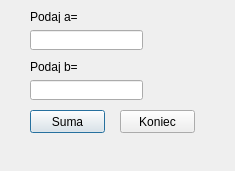
<?xml version="1.0" encoding="UTF-8"?>
<ui version="4.0">
 <class>Dialog</class>
 <widget class="QDialog" name="Dialog">
  <property name="geometry">
   <rect>
    <x>0</x>
    <y>0</y>
    <width>235</width>
    <height>171</height>
   </rect>
  </property>
  <property name="windowTitle">
   <string>Dialog</string>
  </property>
  <widget class="QLineEdit" name="lineEdit1">
   <property name="geometry">
    <rect>
     <x>30</x>
     <y>30</y>
     <width>113</width>
     <height>20</height>
    </rect>
   </property>
   <property name="text">
    <string/>
   </property>
  </widget>
  <widget class="QLineEdit" name="lineEdit2">
   <property name="geometry">
    <rect>
     <x>30</x>
     <y>80</y>
     <width>113</width>
     <height>20</height>
    </rect>
   </property>
  </widget>
  <widget class="QPushButton" name="pushButton1">
   <property name="geometry">
    <rect>
     <x>30</x>
     <y>110</y>
     <width>75</width>
     <height>23</height>
    </rect>
   </property>
   <property name="text">
    <string>Suma</string>
   </property>
  </widget>
  <widget class="QPushButton" name="pushButton2">
   <property name="geometry">
    <rect>
     <x>120</x>
     <y>110</y>
     <width>75</width>
     <height>23</height>
    </rect>
   </property>
   <property name="text">
    <string>Koniec</string>
   </property>
  </widget>
  <widget class="QLabel" name="label">
   <property name="geometry">
    <rect>
     <x>30</x>
     <y>10</y>
     <width>47</width>
     <height>13</height>
    </rect>
   </property>
   <property name="text">
    <string>Podaj a=</string>
   </property>
  </widget>
  <widget class="QLabel" name="label_2">
   <property name="geometry">
    <rect>
     <x>30</x>
     <y>60</y>
     <width>47</width>
     <height>13</height>
    </rect>
   </property>
   <property name="text">
    <string>Podaj b=</string>
   </property>
  </widget>
  <widget class="QLabel" name="label_3">
   <property name="geometry">
    <rect>
     <x>30</x>
     <y>140</y>
     <width>161</width>
     <height>16</height>
    </rect>
   </property>
   <property name="text">
    <string/>
   </property>
  </widget>
 </widget>
 <resources/>
 <connections>
  <connection>
   <sender>pushButton2</sender>
   <signal>clicked()</signal>
   <receiver>Dialog</receiver>
   <slot>close()</slot>
   <hints>
    <hint type="sourcelabel">
     <x>157</x>
     <y>121</y>
    </hint>
    <hint type="destinationlabel">
     <x>117</x>
     <y>85</y>
    </hint>
   </hints>
  </connection>
 </connections>
</ui>
